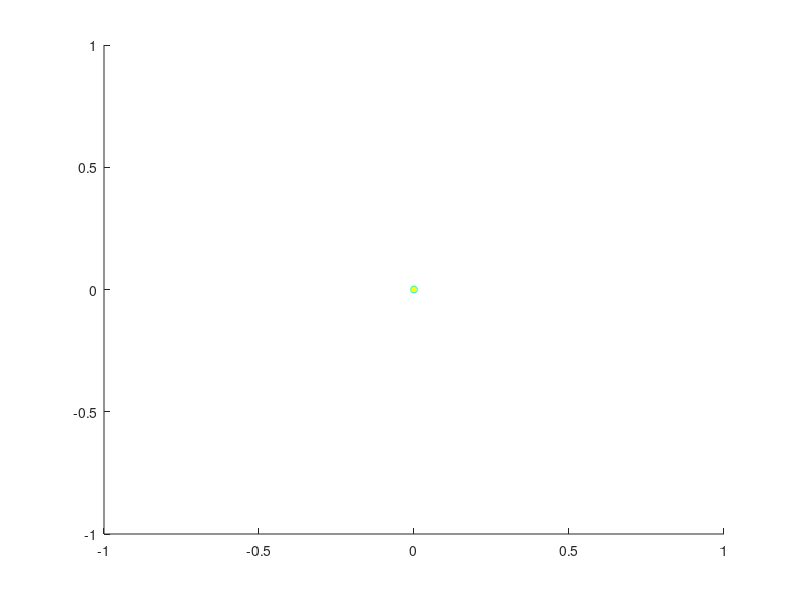

The MATLAB script that drew this image:
function spositions2X

global Movi xx yy r matrix memornot vesicler

hfig=gcf;
      

    button=get(hfig,'selectiontype');
        if (strcmp(button,'normal'))
            vesicler=1;
            
          l=get(gca,'currentpoint');
          x=round(l(3));
          y=round(l(1));
          
          line(y,x,'Linestyle','none','Marker','o','MarkerSize',5,'MarkerEdgeColor','c','MarkerFaceColor','y');
  
           sizem=size(matrix);
           if sizem(2)>4    
       bb=matrix(:,5);
       finder=find(bb>0);
       matrix(numel(finder)+1,5)=x;
       matrix(numel(finder)+1,6)=y;
           else
               matrix(1,5)=x;
               matrix(1,6)=y;
           end;
          
             
       elseif (strcmp(button,'alt'))
           vesicler=2;
          l=get(gca,'currentpoint');
          x=round(l(3));
          y=round(l(1));
          line(y,x,'Linestyle','none','Marker','o','MarkerSize',5,'MarkerEdgeColor','c','MarkerFaceColor','r');


          
      sizem=size(matrix);
           if sizem(2)>6    
       bb=matrix(:,7);
       finder=find(bb>0);
       matrix(numel(finder)+1,7)=x;
       matrix(numel(finder)+1,8)=y;
           else
              matrix(1,7)=x;
              matrix(1,8)=y;  
        end;
        end;
        
